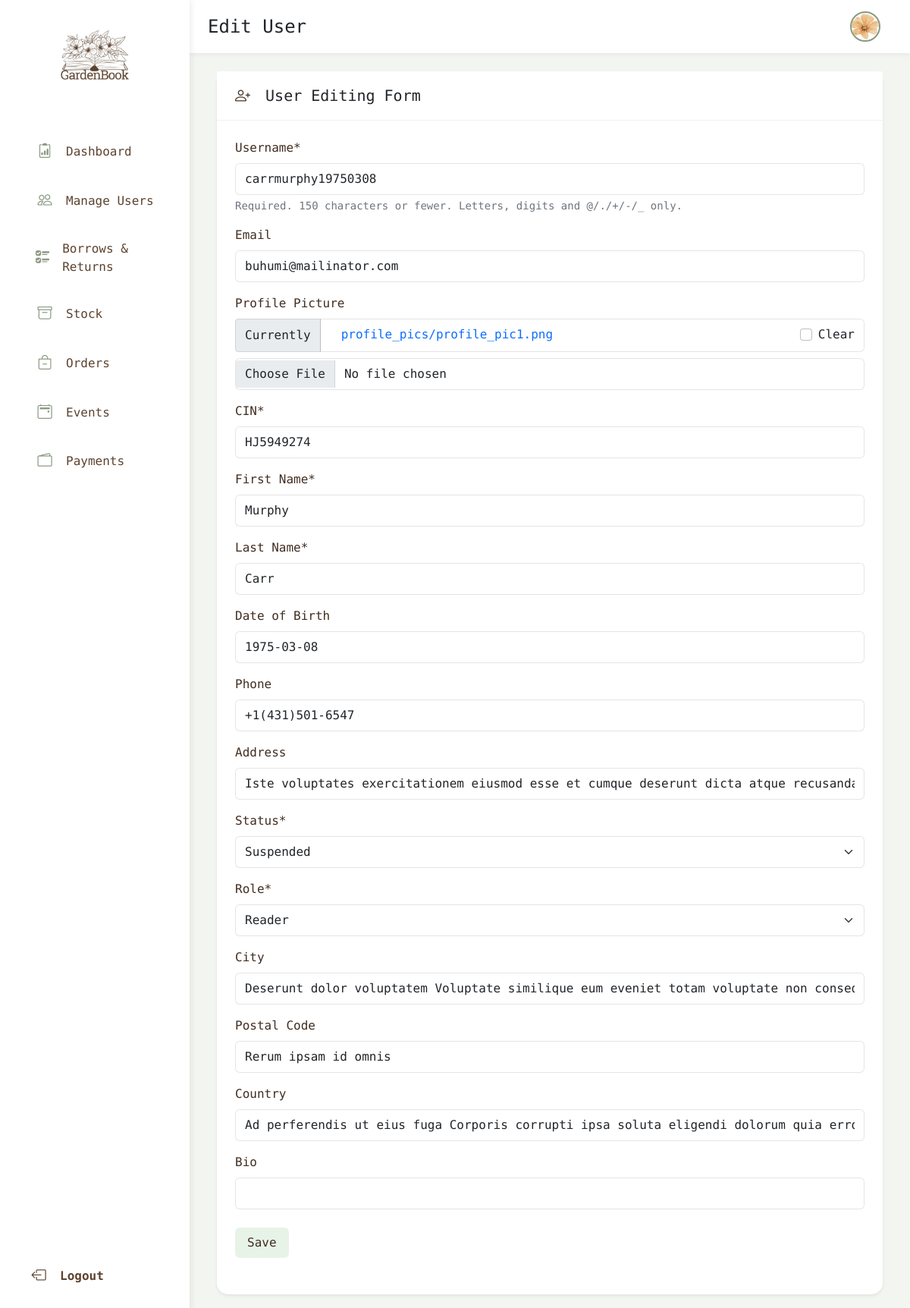
/edit-user/3/ (signed in), run on an earlier commit of the app's database.
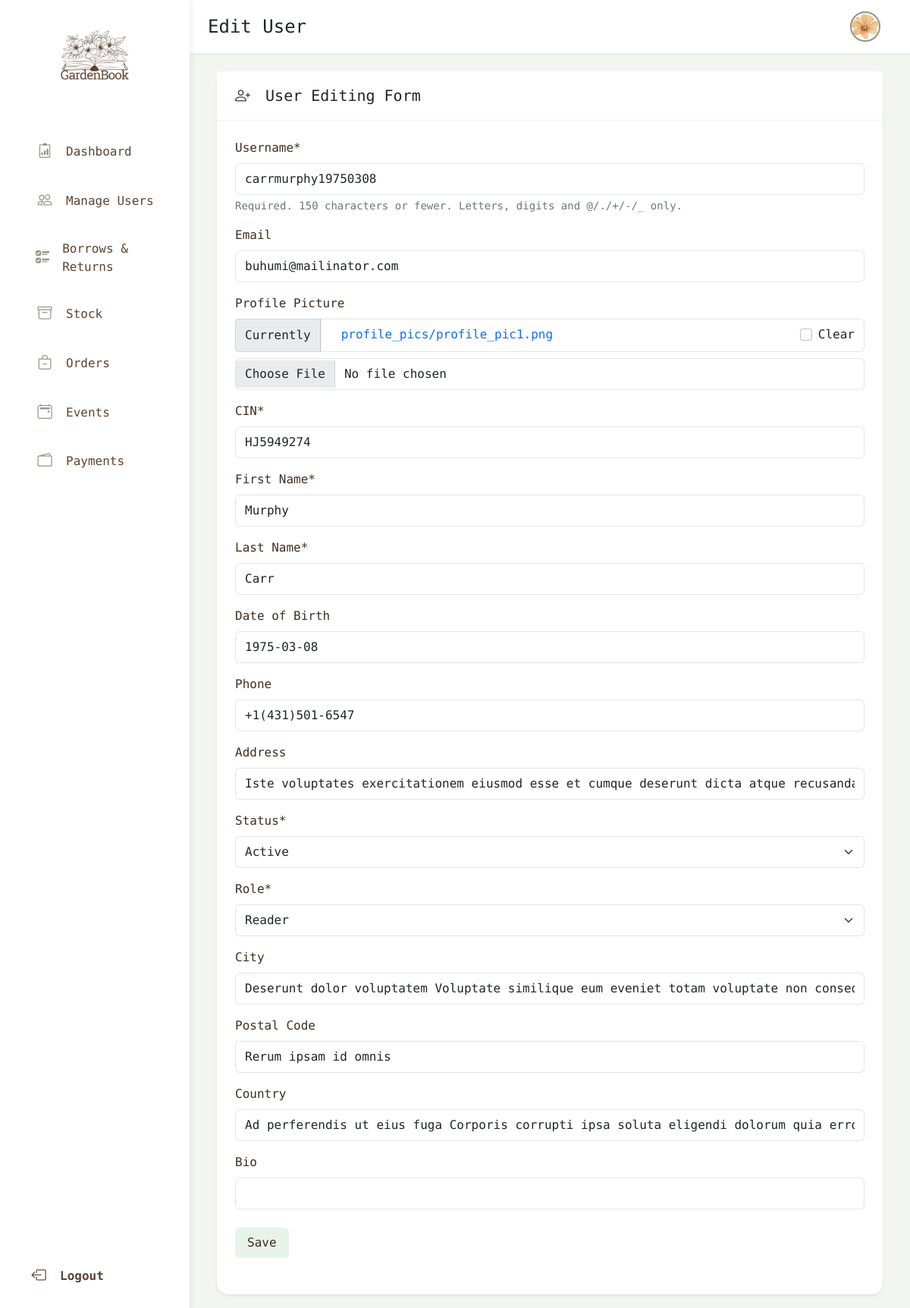
And on a later commit of the database.
### theApp/models.py (models this page shows, shortened)
class Person(AbstractUser):
    cin = models.CharField(max_length=20, unique=True, default="")
    profile_pic = models.ImageField(upload_to='profile_pics/', null=True, blank=True, default='profile_pics/profile_pic1.png')
    first_name = models.CharField(max_length=50)
    last_name = models.CharField(max_length=50)
    role = models.CharField(max_length=20,choices=RoleName.choices, default=RoleName.READER)
    dob = models.DateField(null=True, blank=True)
    phone = models.CharField(max_length=15, null=True, blank=True)
    status = models.CharField(max_length=20, choices=MembershipStatus.choices, default=MembershipStatus.ACTIVE)
    address = models.CharField(max_length=255, null=True, blank=True)
    city = models.CharField(max_length=100, null=True, blank=True)
    postal_code = models.CharField(max_length=20, null=True, blank=True)
    country = models.CharField(max_length=100, null=True, blank=True)
    bio = models.CharField(max_length=300, null=True, blank=True)
    unread_alerts = models.IntegerField(default=0)
    class Meta:
        ordering = ['-date_joined']

### theApp/views.py (the view)
# urls.py: path('edit-user/<str:pk>/', views.edit_user, name='edit-user'),
@login_required(login_url='login')
def edit_user(request, pk):
  person = Person.objects.get(id = pk)
  form = CustomPersonEditingForm(instance=person)
  if request.method == 'POST':
    form = CustomPersonEditingForm(request.POST, instance=person)
    if form.is_valid():
      form.save()
      return redirect('manage-users')
  context = {'form' : form, 'person': person}
  return render(request, 'editUser.html', context)

### theApp/forms.py
class CustomPersonEditingForm(UserChangeForm):
    password = None  # hide the hashed password field
    class Meta:
        model = Person
        fields = [
            'username', 'email', 'profile_pic', 'cin', 'first_name', 'last_name',
            'dob', 'phone', 'address', 'status', 'role',
            'city', 'postal_code', 'country', 'bio'
        ]
        labels = {
            'username': 'Username',
            'email': 'Email',
            'profile_pic': 'Profile Picture',
            'cin': 'CIN',
            'first_name': 'First Name',
            'last_name': 'Last Name',
            'role': 'Role',
            'dob': 'Date of Birth',
            'phone': 'Phone',
            'status': 'Status',
            'address': 'Address',
            'city': 'City',
            'postal_code': 'Postal Code',
            'country': 'Country',
            'bio': 'Bio'
        }
    def __init__(self, *args, **kwargs):
        super().__init__(*args, **kwargs)
        self.helper = FormHelper()
        self.helper.form_method = 'POST'
        self.helper.add_input(Submit('submit', 'Save', css_class="btn-green text-brown border-0 hover-shadow my-2"))

### templates/editUser.html (shortened to what this page needs)
{% extends 'baseLibrarian.html' %}
{% load crispy_forms_tags %}
{% block page %}Edit User{% endblock %}
{% block content %}
<div class="container-fluid">
  <div class="row">
    <div class="col-12">
      <div class="card rounded-20 shadow-sm">
        <div class="card-header bg-white">
          <h5 class="card-title mb-0">
            <i class="bi bi-person-plus me-2 text-brown"></i>
            User Editing Form
          </h5>
        </div>
        <div class="card-body">
          <form method="POST" enctype="multipart/form-data" class="needs-validation">
            {% crispy form %}
          </form>
        </div>
      </div>
    </div>
  </div>
</div>
{% endblock %}

What changed in the data, as far as the page shows it:
changed Person "carrmurphy19750308": status "Suspended" → "Active"
